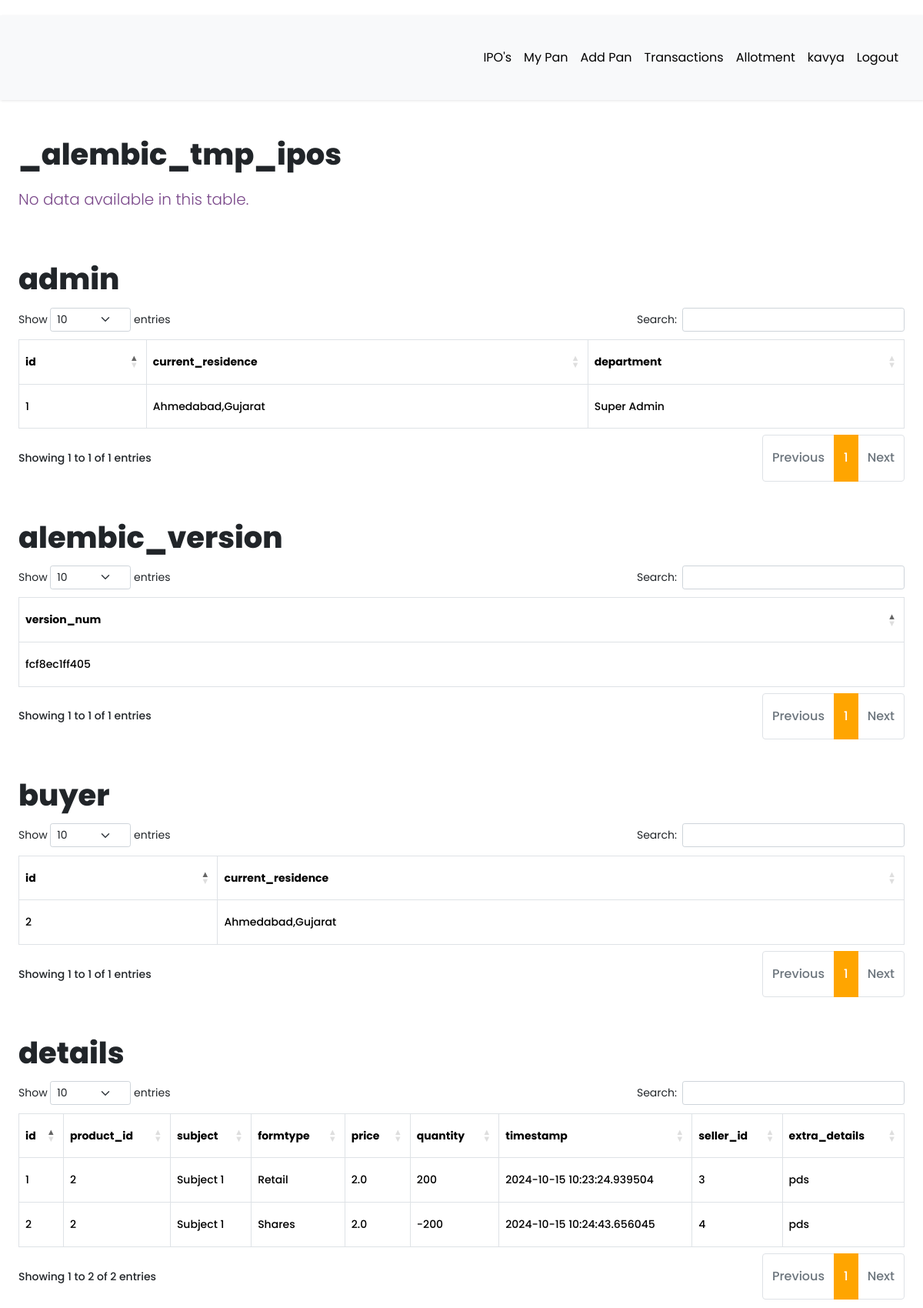
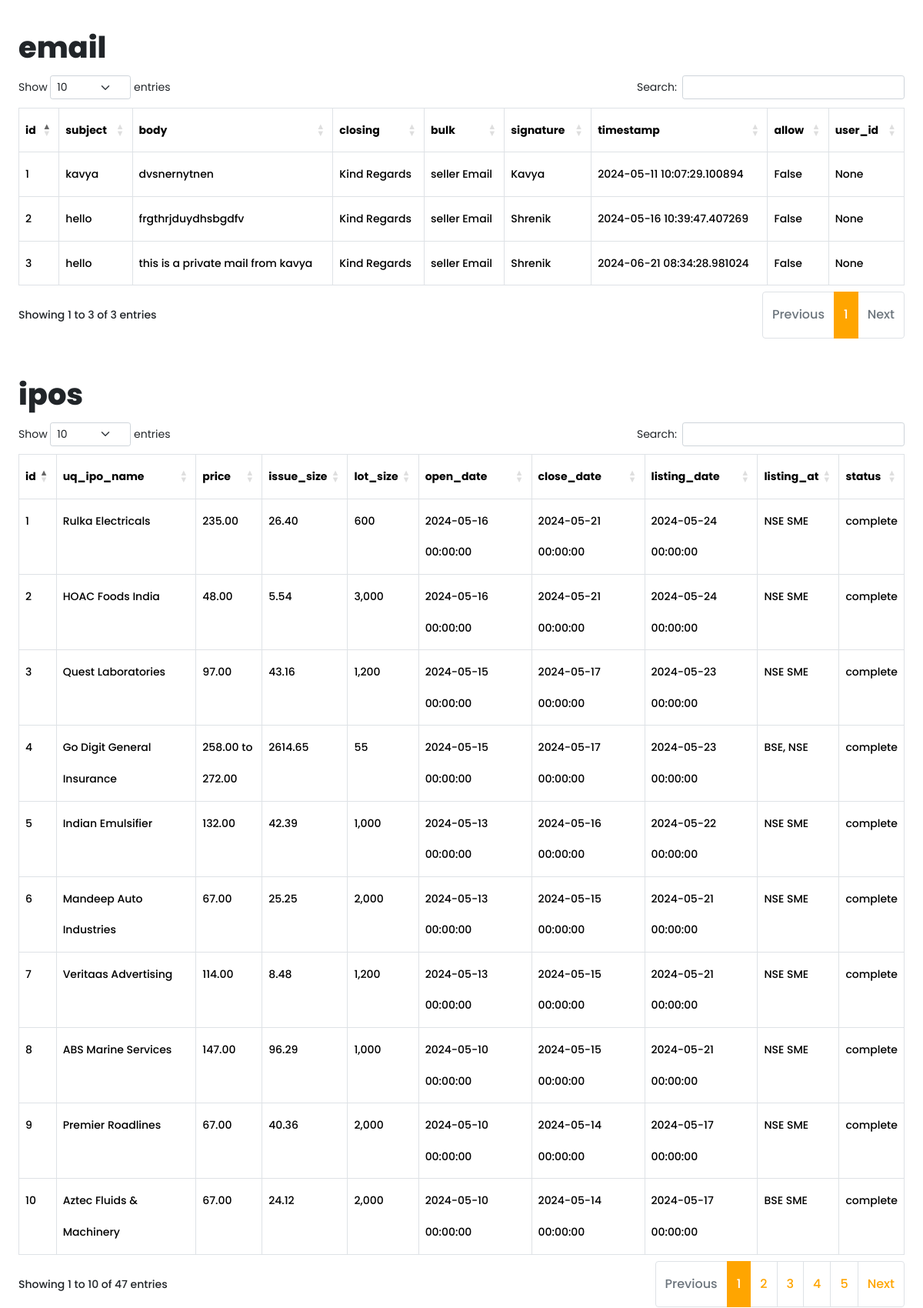
The page /show-tables (signed in, upper part) on the database its author committed (2 pictures, top to bottom).
### app/models.py (models this page shows, shortened)
class User(db.Model, UserMixin):
    __tablename__ = "user"
    id = db.Column(db.Integer, primary_key=True)
    first_name = db.Column(db.String(64), index=True, default="First Name", nullable=False)
    last_name = db.Column(db.String(64), index=True, nullable=True)
    username = db.Column(db.String(64), index=True, unique=True, nullable=False)
    email = db.Column(db.String(128), index=True, nullable=False)
    password_hash = db.Column(db.String(128))
    confirm_password = db.Column(db.String(128))
    phone_number = db.Column(db.String(20), nullable=False, unique = True)
    verification_phone = db.Column(db.String(20))
    active = db.Column(db.Boolean, nullable=False, default=True)
    delete_account = db.Column(db.Boolean, default=False)
    registered_at = db.Column(db.DateTime, default=datetime.utcnow, nullable=False)
    emails = db.relationship("Email", backref="author", lazy="dynamic")
    type = db.Column(db.String(64))
    __mapper_args__ = {"polymorphic_identity": "user", "polymorphic_on": "type"}
    @property
    def is_active(self):
        return self.active

class Admin(User):
    __tablename__ = "admin"
    id = db.Column(
        db.Integer,
        db.ForeignKey("user.id", ondelete="CASCADE", name="fk_admin_user_id"),  # Explicit FK name
        primary_key=True
    )
    current_residence = db.Column(db.String(64), default="Ahmedabad, Gujarat")
    department = db.Column(db.String(64), default="Administration")
    __mapper_args__ = {"polymorphic_identity": "admin", "polymorphic_load": "inline"}

class Buyer(User):
    __tablename__ = "buyer"
    id = db.Column(
        db.Integer,
        db.ForeignKey("user.id", ondelete="CASCADE", name="fk_buyer_user_id"),  # Explicit FK name
        primary_key=True
    )
    current_residence = db.Column(db.String(64), default="Ahmedabad, Gujarat")
    __mapper_args__ = {"polymorphic_identity": "buyer", "polymorphic_load": "inline"}

class Details(db.Model):
    __tablename__ = "details"
    id = db.Column(db.Integer, primary_key=True)
    product_id = db.Column(db.Integer, db.ForeignKey("ipos.id", ondelete="CASCADE", name="fk_details_product_id"), nullable=False)
    subject = db.Column(db.String(10), nullable=False)
    formtype = db.Column(db.String(8), nullable=False)
    price = db.Column(db.Float, nullable=False)
    quantity = db.Column(db.Integer, nullable=False)
    extra_details = db.Column(db.String(25), nullable=True)
    timestamp = db.Column(db.DateTime, default=datetime.utcnow, nullable=False)
    seller_id = db.Column(db.Integer, db.ForeignKey("seller.id", ondelete="CASCADE", name="fk_details_seller_id"), nullable=False)
    seller = db.relationship("Seller", backref=db.backref("details", cascade="all, delete-orphan"), foreign_keys=[seller_id], passive_deletes=True)
    ipo = db.relationship("IPO", backref=db.backref("details", cascade="all, delete-orphan"), foreign_keys=[product_id], passive_deletes=True)

class Email(db.Model):
    id = db.Column(db.Integer, primary_key=True)
    subject = db.Column(db.String(128), nullable=False)
    body = db.Column(db.String(500), nullable=False)
    closing = db.Column(db.String(50), nullable=False)
    bulk = db.Column(db.String(30), default="Bulk")
    signature = db.Column(db.String(50), nullable=False)
    timestamp = db.Column(db.DateTime, index=True, default=datetime.utcnow)
    allow = db.Column(db.Boolean, default=False)
    user_id = db.Column(db.Integer, db.ForeignKey("user.id", ondelete="CASCADE"))

class IPO(db.Model):
    __tablename__ = 'ipos'
    id = db.Column(db.Integer, primary_key=True)
    name = db.Column(db.String(255), nullable=False, unique=True, name='uq_ipo_name')
    price = db.Column(db.String(255), nullable=True)
    issue_size = db.Column(db.String(255), nullable=True)
    lot_size = db.Column(db.String(255), nullable=True)
    open_date = db.Column(db.DateTime, nullable=True)
    close_date = db.Column(db.DateTime, nullable=True)
    listing_date = db.Column(db.DateTime, nullable=True)
    listing_at = db.Column(db.String(255), nullable=True)
    status = db.Column(db.String(255), nullable=True)

### app/routes.py (the view)
@app.route('/show-tables')
@login_required
def show_tables():
    if current_user.type == "admin":
        inspector = inspect(db.engine)
        metadata = MetaData()
        metadata.reflect(bind=db.engine)
        all_tables_data = {}
        table_names = inspector.get_table_names()
        for table_name in table_names:
            table = metadata.tables[table_name]
            query = db.session.query(table).all()
            columns = table.columns.keys()
            table_data = [dict(zip(columns, row)) for row in query]
            all_tables_data[table_name] = table_data
        return render_template('show_tables.html', all_tables_data=all_tables_data)
    else:
        return flash_message()

### app/models.py (called while the page is built)
@login.user_loader
def load_user(id):
    return User.query.get(int(id))

### app/templates/show_tables.html (shortened to what this page needs)
{% extends 'base.html' %}
{% block current_user_content %}
<div class="container-fluid content">
    {% for table_name, table_data in all_tables_data.items() %}
        <h2 class="mt-5">{{ table_name }}</h2>
        <div class="table-responsive">
            {% if table_data %}
                <table id="table_{{ loop.index }}" class="table table-hover table-bordered">
                    <thead class="thead-dark">
                        <tr>
                            {% for column in table_data[0].keys() %}
                                <th>{{ column }}</th>
                            {% endfor %}
                        </tr>
                    </thead>
                    <tbody>
                        {% for row in table_data %}
                            <tr>
                                {% for value in row.values() %}
                                    <td>{{ value }}</td>
                                {% endfor %}
                            </tr>
                        {% endfor %}
                    </tbody>
                </table>
            {% else %}
                <p>No data available in this table.</p>
            {% endif %}
        </div>
    {% else %}
        <p>No tables found.</p>
    {% endfor %}
</div>
{% endblock %}

### app/templates/base.html (shortened to what this page needs)
<!DOCTYPE html>
<html lang="eng">
<head>
  <link rel="stylesheet" href="https://cdnjs.cloudflare.com/ajax/libs/intl-tel-input/16.0.4/css/intlTelInput.css">
  <link rel="stylesheet" type="text/css" href="https://cdn.datatables.net/1.10.25/css/dataTables.bootstrap5.css">
  <link rel="stylesheet" href="{{ url_for('static', filename='css/navbar.css') }}">
  {% if current_user.is_authenticated %}
  <link rel="stylesheet" type="text/css" href="{{ url_for('static', filename='css/custom_current_user.css') }}"
    alt="52 Not available at this momoent">
  <link href="https://cdn.jsdelivr.net/npm/bootstrap@5.3.3/dist/css/bootstrap.min.css" rel="stylesheet"
>
  <link rel="stylesheet" href="{{ url_for('static', filename='css/main.css') }}">
  <link rel="stylesheet"
    href="https://cdnjs.cloudflare.com/ajax/libs/malihu-custom-scrollbar-plugin/3.1.5/jquery.mCustomScrollbar.min.css">
  {% endif %}
</head>
<body>
    {% if current_user.is_authenticated %}
    {% if current_user.is_active %}
    <div class="wrapper">
      <div id="content">
        <nav class="navbar navbar-expand-lg navbar-light bg-light">
          <div class="container-fluid">
            {% if current_user.type == "seller" %}
            <div class="collapse navbar-collapse" id="navbarSupportedContent">
              <ul class="nav navbar-nav ms-auto">
                <li class="nav-item">
                  <a class="nav-link {{ 'link_disabled' if request.endpoint == 'view_product' else '' }}"
                    href="{{ url_for('view_product') }}" alt="459 Not available at this moment">IPO's</a>
                </li>
                <li class="nav-item">
                  <a class="nav-link {{ 'link_disabled' if request.endpoint == 'all_pan' else '' }}"
                    href="{{ url_for('all_pan') }}" alt="459 Not available at this moment">My Pan</a>
                </li>
                <li class="nav-item">
                  <a class="nav-link {{ 'link_disabled' if request.endpoint == 'add_pan' else '' }}"
                    href="{{ url_for('add_pan') }}" alt="459 Not available at this moment">Add Pan</a>
                </li>
                <li class="nav-item">
                  <a class="nav-link {{ 'link_disabled' if request.endpoint == 'all_transaction' else '' }}"
                    href="{{ url_for('all_transaction') }}" alt="459 Not available at this moment">Transactions</a>
                </li>
                <li class="nav-item">
                  <a class="nav-link {{ 'link_disabled' if request.endpoint == 'checking_allotment' else '' }}"
                    href="{{ url_for('checking_allotment') }}" alt="459 Not available at this moment">Allotment</a>
                </li>
                <li class="nav-item ">
                  <a class="nav-link {{ 'link_disabled' if request.endpoint == 'dashboard' else '' }}"
                    href="{{ url_for('dashboard') }}" alt="459 Not available at this moment">{{ current_user.username
                    }}</a>
                </li>
                <li class="nav-item">
                  <a class="nav-link {{ 'link_disabled' if request.endpoint == 'logout' else '' }}"
                    href="{{ url_for('logout') }}" alt="459 Not available at this moment">Logout</a>
                </li>
              </ul>
            </div>
            {% elif current_user.type == "admin" %}
            <div class="collapse navbar-collapse" id="navbarSupportedContent">
              <ul class="nav navbar-nav ms-auto">
                <li class="nav-item">
                  <a class="nav-link {{ 'link_disabled' if request.endpoint == 'view_product' else '' }}"
                    href="{{ url_for('view_product') }}" alt="459 Not available at this moment">IPO's</a>
                </li>
                <li class="nav-item">
                  <a class="nav-link {{ 'link_disabled' if request.endpoint == 'all_pan' else '' }}"
                    href="{{ url_for('all_pan') }}" alt="459 Not available at this moment">My Pan</a>
                </li>
                <li class="nav-item">
                  <a class="nav-link {{ 'link_disabled' if request.endpoint == 'add_pan' else '' }}"
                    href="{{ url_for('add_pan') }}" alt="459 Not available at this moment">Add Pan</a>
                </li>
                {% if current_user.type == "admin" or current_user.type == "buyer" %}
                <li class="nav-item">
                  <a class="nav-link {{ 'link_disabled' if request.endpoint == 'all_sellers' else '' }}"
                    href="{{ url_for('all_sellers') }}" alt="459 Not available at this moment">Transactions</a>
                </li>
                {% else %}
                <li class="nav-item">
                  <a class="nav-link {{ 'link_disabled' if request.endpoint == 'all_transaction' else '' }}"
                    href="{{ url_for('all_transaction') }}" alt="459 Not available at this moment">Transactions</a>
                </li>
                {% endif %}
                <li class="nav-item">
                  <a class="nav-link {{ 'link_disabled' if request.endpoint == 'checking_allotment' else '' }}"
                    href="{{ url_for('checking_allotment') }}" alt="459 Not available at this moment">Allotment</a>
                </li>
                <li class="nav-item ">
                  <a class="nav-link {{ 'link_disabled' if request.endpoint == 'dashboard' else '' }}"
                    href="{{ url_for('dashboard') }}" alt="459 Not available at this moment">{{ current_user.username
                    }}</a>
                </li>
                <li class="nav-item">
                  <a class="nav-link {{ 'link_disabled' if request.endpoint == 'logout' else '' }}"
                    href="{{ url_for('logout') }}" alt="459 Not available at this moment">Logout</a>
                </li>
              </ul>
            </div>
            {% endif %}
        </nav>
        {% block current_user_content %}
        {% endblock %}
      </div>
    </div>
    {% endif %}
    {% endif %}
</body>
</html>

### app/static/css/navbar.css (style rules this page uses)
:root { --default-primary: #90f188; --default-secondary: #0f1d07; --container-gutter: clamp(2.5rem, 2.6455026455vw, 3.325rem); --theme-primary: var(--default-primary); --theme-secondary: var(--default-secondary); }

### app/static/css/custom_current_user.css (style rules this page uses)
body { font-family: 'Poppins', sans-serif; background: #fafafa; }
p { font-family: 'Poppins', sans-serif; font-size: 1.1em; font-weight: 300; line-height: 1.7em; color: #7a488a; }
a, a:hover, a:focus { color: inherit; text-decoration: none; transition: all 0.3s; }
.navbar { padding: 15px 10px; background: #fff; border: none; border-radius: 0; margin-bottom: 40px; box-shadow: 1px 1px 3px #0000001a; }
.wrapper { display: flex; width: 100%; }
#content { width: calc(100%); padding-top: 20px; padding-bottom: 20px; min-height: 100vh; transition: all 0.3s; position: absolute; top: 0; right: 0; }
@media screen and (min-width: 992px) and (max-width: 1200px) { p { padding-top: 10px; font-size: 15px; } }
@media screen and (min-width: 1200px) and (max-width: 1300px) { p { padding-top: 10px; font-size: 20px; } }

### rows shown on the page
User: username "kavya"
Admin: values "1", current_residence "Ahmedabad,Gujarat", department "Super Admin"
Buyer: values "2", current_residence "Ahmedabad,Gujarat"
Details: values "1" "2" "200" "2024-10-15 10:23:24.939504" "3", subject "Subject 1", formtype "Retail", price "2.0", extra_details "pds"
Details: values "2" "2" "2024-10-15 10:24:43.656045" "4", subject "Subject 1", formtype "Shares", price "2.0", quantity "-200", extra_details "pds"
Email: values "1" "2024-05-11 10:07:29.100894" "False" "None", subject "kavya", body "dvsnernytnen", closing "Kind Regards", bulk "seller Email", signature "Kavya"
Email: values "2" "2024-05-16 10:39:47.407269" "False" "None", subject "hello", body "frgthrjduydhsbgdfv", closing "Kind Regards", bulk "seller Email", signature "Shrenik"
Email: values "3" "2024-06-21 08:34:28.981024" "False" "None", subject "hello", body "this is a private mail from kavya", closing "Kind Regards", bulk "seller Email", signature "Shrenik"
IPO: values "1" "2024-05-16 00:00:00" "2024-05-21 00:00:00" "2024-05-24 00:00:00", uq_ipo_name "Rulka Electricals", price "235.00", issue_size "26.40", lot_size "600", listing_at "NSE SME", status "complete"
IPO: values "2" "2024-05-16 00:00:00" "2024-05-21 00:00:00" "2024-05-24 00:00:00", uq_ipo_name "HOAC Foods India", price "48.00", issue_size "5.54", lot_size "3,000", listing_at "NSE SME", status "complete"
IPO: values "3" "2024-05-15 00:00:00" "2024-05-17 00:00:00" "2024-05-23 00:00:00", uq_ipo_name "Quest Laboratories", price "97.00", issue_size "43.16", lot_size "1,200", listing_at "NSE SME", status "complete"
IPO: values "4" "2024-05-15 00:00:00" "2024-05-17 00:00:00" "2024-05-23 00:00:00", uq_ipo_name "Go Digit General Insurance", price "258.00 to 272.00", issue_size "2614.65", lot_size "55", listing_at "BSE, NSE", status "complete"
IPO: values "5" "2024-05-13 00:00:00" "2024-05-16 00:00:00" "2024-05-22 00:00:00", uq_ipo_name "Indian Emulsifier", price "132.00", issue_size "42.39", lot_size "1,000", listing_at "NSE SME", status "complete"
IPO: values "6" "2024-05-13 00:00:00" "2024-05-15 00:00:00" "2024-05-21 00:00:00", uq_ipo_name "Mandeep Auto Industries", price "67.00", issue_size "25.25", lot_size "2,000", listing_at "NSE SME", status "complete"
IPO: values "7" "2024-05-13 00:00:00" "2024-05-15 00:00:00" "2024-05-21 00:00:00", uq_ipo_name "Veritaas Advertising", price "114.00", issue_size "8.48", lot_size "1,200", listing_at "NSE SME", status "complete"
IPO: values "8" "2024-05-10 00:00:00" "2024-05-15 00:00:00" "2024-05-21 00:00:00", uq_ipo_name "ABS Marine Services", price "147.00", issue_size "96.29", lot_size "1,000", listing_at "NSE SME", status "complete"
IPO: values "9" "2024-05-10 00:00:00" "2024-05-14 00:00:00" "2024-05-17 00:00:00", uq_ipo_name "Premier Roadlines", price "67.00", issue_size "40.36", lot_size "2,000", listing_at "NSE SME", status "complete"
IPO: values "10" "2024-05-10 00:00:00" "2024-05-14 00:00:00" "2024-05-17 00:00:00", uq_ipo_name "Aztec Fluids & Machinery", price "67.00", issue_size "24.12", lot_size "2,000", listing_at "BSE SME", status "complete"

### other values the page prints
{{ table_name }} "_alembic_tmp_ipos" "admin" "alembic_version" "buyer" "details" "email" "ipos"
{{ column }} "id" "current_residence" "department" "version_num" "id" "current_residence" "id" "product_id" "subject" "formtype" "price" "quantity" "timestamp" "seller_id" "extra_details" "id" "subject" "body" "closing" "bulk" "signature" "timestamp" "allow" "user_id" "id" "uq_ipo_name" "price" "issue_size" "lot_size" "open_date" "close_date" "listing_date" "listing_at" "status"
{{ value }} "fcf8ec1ff405"
